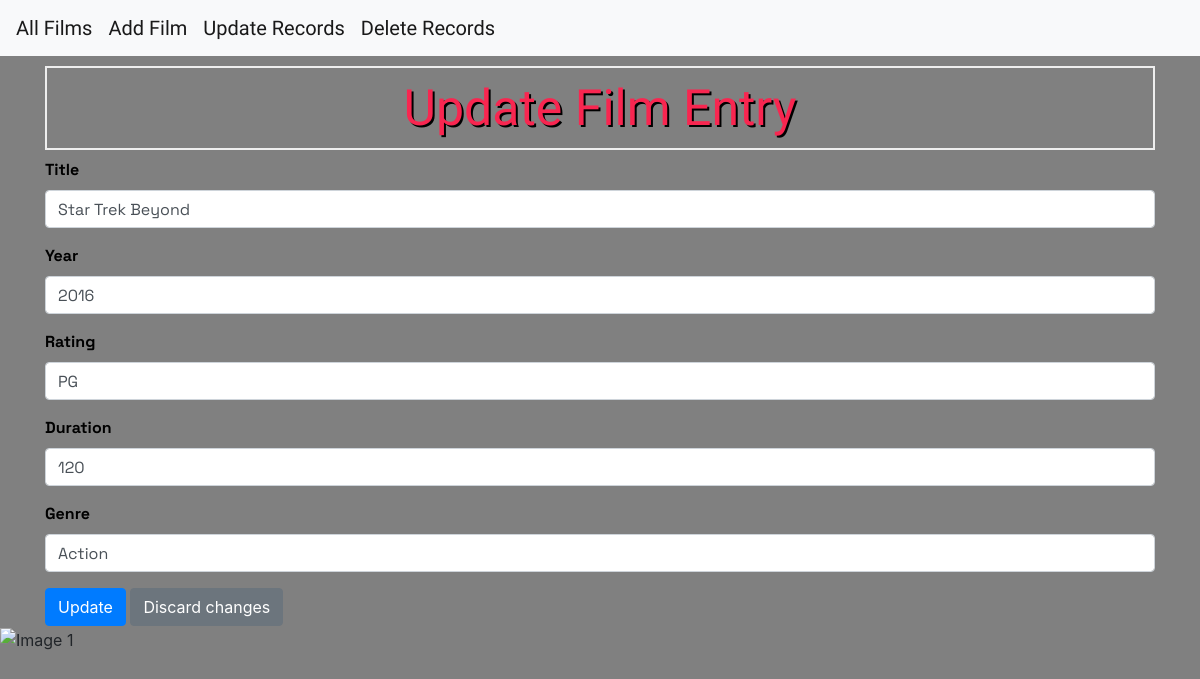
The app's page /update/6 with its own data.
### tables this page shows
CREATE TABLE tblFilms
    (
    filmID integer,
    title text,
    yearReleased integer,
    rating text,
    duration integer,
    genre text,
    primary key (filmID)
    );

### app.py (the view, shortened to what this page needs)
@app.route('/update/<int:filmID>', methods=['GET', 'POST'])
def update_record(filmID):
    conn = get_db_connection()
    film = conn.execute('SELECT * FROM tblFilms WHERE filmID = ?', (filmID,)).fetchone()
    if film is None:
        abort(404)
    conn.close()
    return render_template('update_record.html', film=film)

### app.py (called while the page is built)
def get_db_connection():
    conn = sql.connect('filmflix.db')
    conn.row_factory = sql.Row
    return conn

### templates/update_record.html (shortened to what this page needs)
{% extends 'base.html' %}
{% block content %}
<h1>Update Film Entry</h1>
<form method="post" action="{{ url_for('update_record', filmID=film.filmID) }}">
    <div class="form-group">
        <label for="title">Title</label>
        <input type="text" name="title" class="form-control" value="{{ film.title }}">
    </div>
    <div class="form-group">
        <label for="yearReleased">Year</label>
        <input name="yearReleased" placeholder="year"
                  class="form-control"
                  value="{{ film.yearReleased }}"></input>
    </div>
    <div class="form-group">
        <label for="rating">Rating</label>
        <input name="rating" placeholder="Rating"
                type="text" class="form-control"
                value="{{ film.rating }}" ></input>
    </div>
    <div class="form-group">
        <label for="duration">Duration</label>
        <input name="duration" placeholder="duration"
                class="form-control"
                value="{{ film.duration }}"></input>
    </div>
    <div class="form-group">
        <label for="genre">Genre</label>
        <input name="genre" placeholder="genre"
                type="text" class="form-control"
                value="{{ film.genre }}"></input>
    </div>
    <button type="submit" class="btn btn-primary">Update</button>
    <a href="{{ url_for('index') }}" class="btn btn-secondary">Discard changes</a>
</form>
{% endblock %}

### static/css/style.css (style rules this page uses)
body { background-color: grey; }
h1 { border: 2px #eee solid; color: rgb(248, 38, 80); -webkit-text-stroke: 2px solid black; text-shadow: 2px 2px black; text-align: center; padding: 10px; font-family: 'Teko', sans-serif; font-size: 50px; margin-top: 10px; }
.form-group { font-family: 'Space Grotesk', sans-serif; color: black; font-weight: bolder; }

### records on screen
tblFilms: title "Star Trek Beyond", yearReleased "2016", rating "PG", duration "120", genre "Action"
